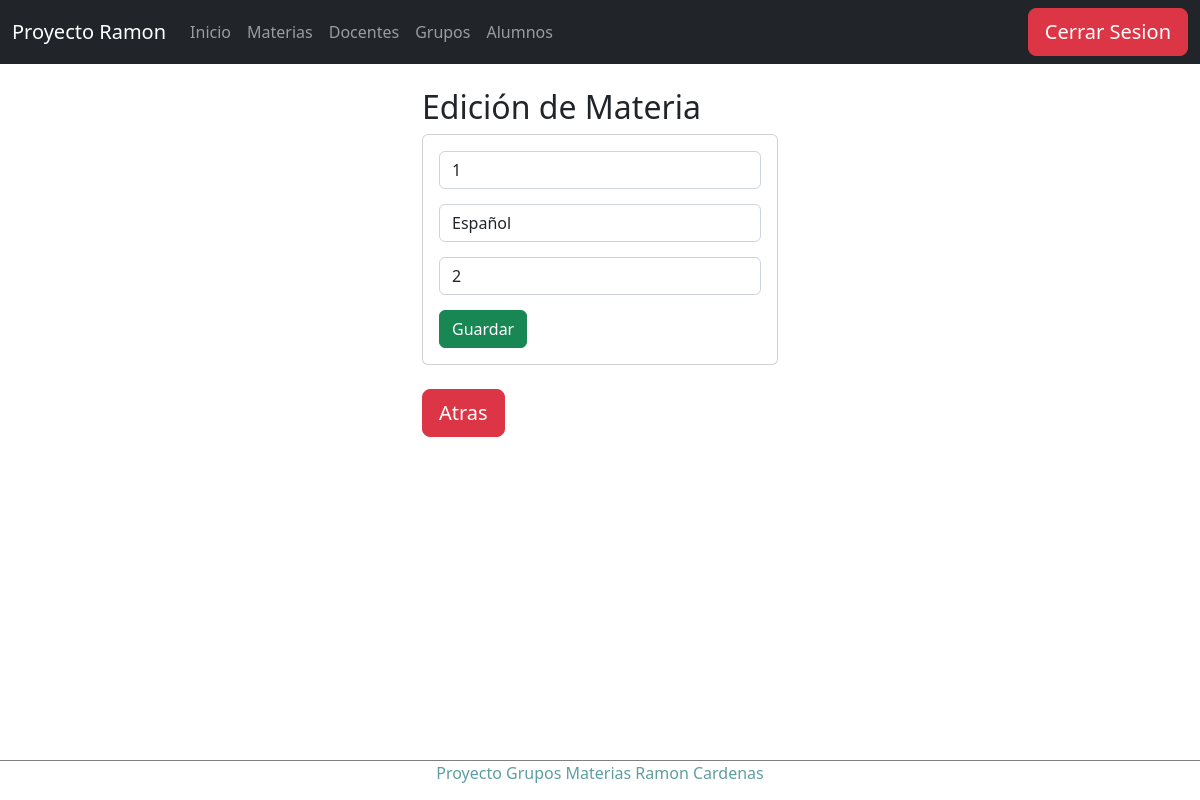
Screenshot of /edicionMateria/1 (signed in) with the database file from the repository.
### Apps/Horario/models.py (models this page shows, shortened)
class Materia(models.Model):
    idMateria=models.CharField(primary_key=True,max_length=6)
    nombreMateria=models.CharField(max_length=50)
    creditosMateria=models.PositiveSmallIntegerField()

### Apps/Horario/views.py (the view)
# urls.py: path('edicionMateria/<idMateria>', views.edicionMateria),
@login_required
def edicionMateria(request, idMateria):
    materia = Materia.objects.get(idMateria=idMateria)
    return render(request, "materias/edicionMaterias.html", {"materia": materia})

### Apps/Horario/templates/materias/edicionMaterias.html (shortened to what this page needs)
{% extends "../base.html" %}
{% block body %}
<div class="row">
    <div class="col-md-4 offset-md-4">
        <h2>Edición de Materia</h2>
        <div class="card">
            <div class="card-body">
                <form action="/editarMateria/" method="POST">{% csrf_token %}
                    <div class="form-group">
                        <input type="text" id="idMateria" name="idMateria" value="{{materia.idMateria}}" class="form-control" placeholder="Id"
                            minlength="1" maxlength="6" readonly required>
                    </div>
                    <div class="form-group">
                        <input type="text" id="nombreMateria" name="nombreMateria" value="{{materia.nombreMateria}}" class="form-control" placeholder="Nombre"
                            maxlength="50" required>
                    </div>
                    <div class="form-group">
                        <input type="text" id="creditosMateria" name="creditosMateria" value="{{materia.creditosMateria}}" class="form-control" min="1" max="2"
                            value="1" required>
                    </div>
                    <div class="form-group">
                        <button type="submit" class="btn btn-success btn-block text-white">Guardar</button>
                    </div>
                </form>
            </div>
        </div>
        <br>
        <a href="/materias" class="btn btn-danger btn-lg">Atras</a>
    </div>
</div>
{% endblock %}

### Apps/Horario/templates/base.html (style rules this page uses)
.form-control { margin-bottom: 15px !important; }

### rows the page displays
Materia: idMateria "1", nombreMateria "Español", creditosMateria "2"
